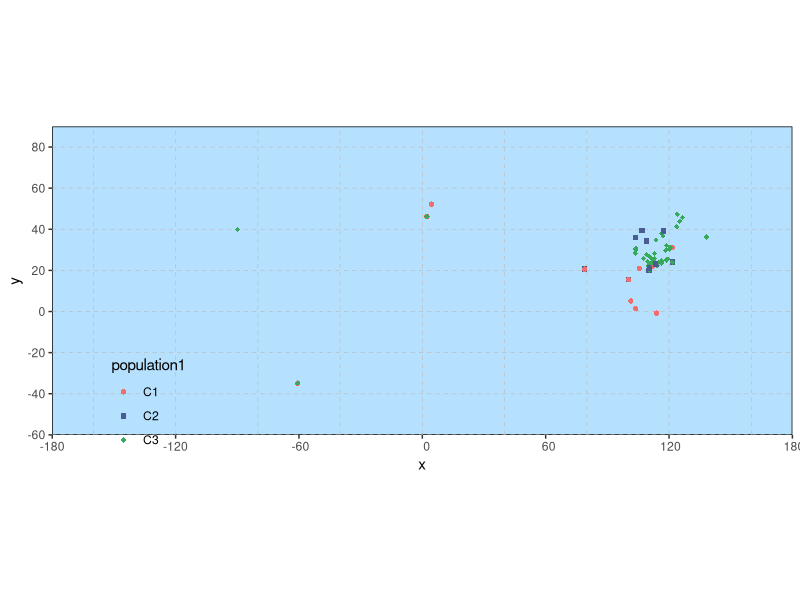
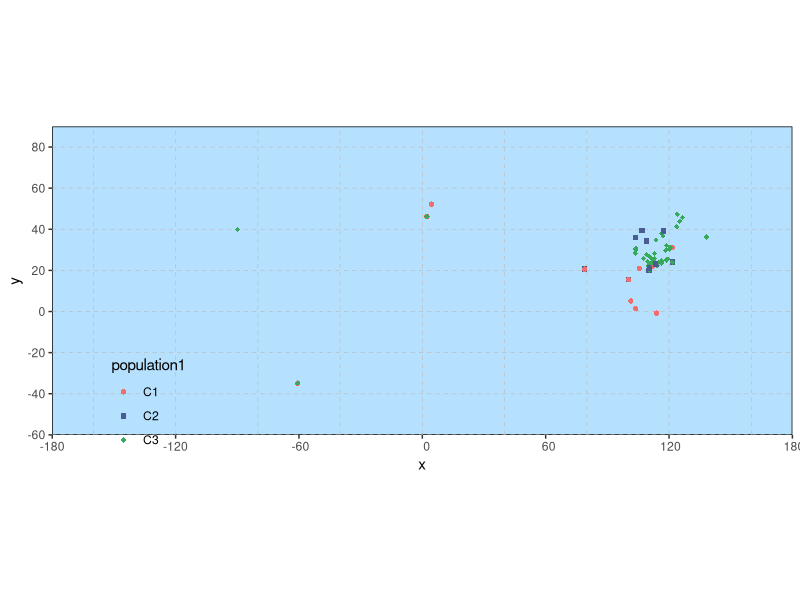

Generate these figures, in order, with R:
library(sf)
library(ggplot2)
library(rnaturalearth)
library(rnaturalearthdata)

mydata <- read.table("./input/map.txt",header = TRUE, sep = "\t")

land <- ne_download(
  scale = 50,
  type = "land",
  category = "physical",
  returnclass = "sf"
)

lat_lines <- c(80, 60, 40, 20, 0, -20, -40, -60)
lon_lines <- c(-160, -120, -80, -40, 0, 40, 80, 120, 160)

mp <- ggplot() +
  geom_sf(data = land,
          fill = "#F2E6C9",
          color = NA) + 
  geom_hline(yintercept = lat_lines,
             linetype = "dashed",
             color = "grey",
             size = 0.25) +
  geom_vline(xintercept = lon_lines,
             linetype = "dashed",
             color = "grey",
             size = 0.25) +
  geom_point(
    data = mydata,
    aes(x = x, y = y,
        color = population1,
        shape = population1),
    size = 1.5
  ) +
  scale_color_manual(
    breaks = c("out", "C1", "C2", "C3", "C4"),
    values = c("black", "#EF6F6F", "#495D90","#37A95A", "#B083B5")
  ) +
  scale_shape_manual(
    breaks = c("out", "C1", "C2", "C3", "C4"),
    values = c(16, 16, 15, 18, 17)
  ) +
  coord_sf(
    xlim = c(-180, 180),
    ylim = c(-60, 90),
    expand = FALSE
  ) +
  theme(
    panel.background = element_rect(fill = "#B5E1FF", colour = "black"),
    panel.grid = element_blank(),
    panel.border = element_blank(),
    legend.background = element_blank(),
    legend.key = element_blank(),
    legend.position = c(0.13, 0.10)
  )

mp
ggsave("map.pdf",mp,width = 10,height = 6,dpi = 300)
